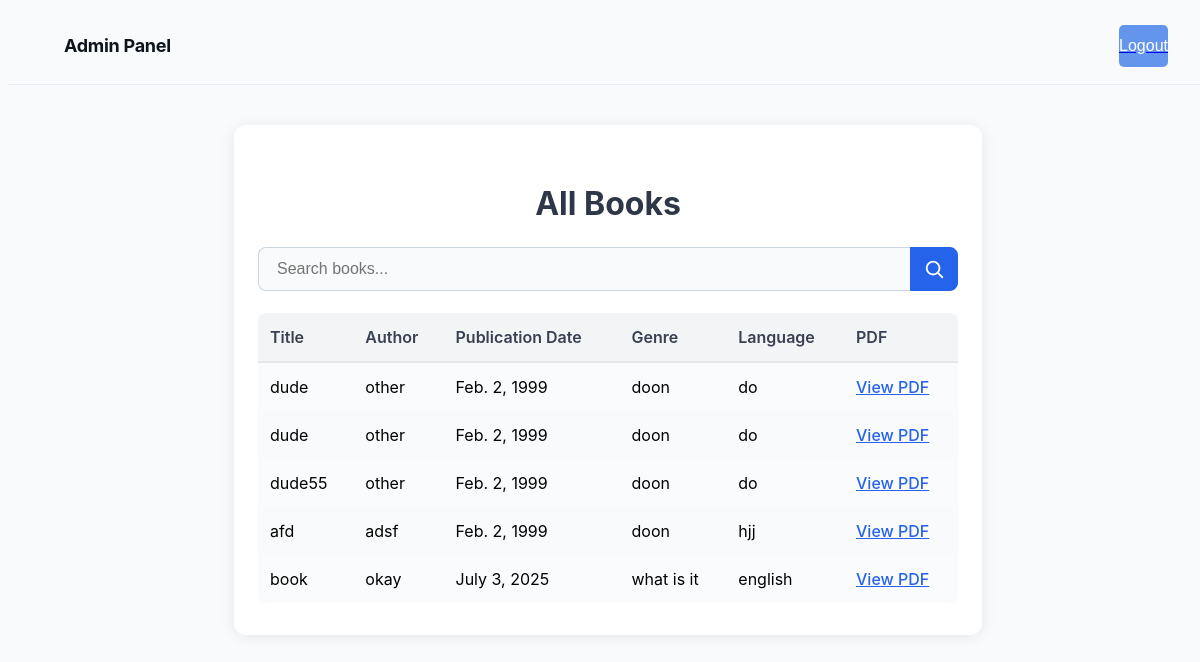
/display_books/ (signed in), run on an earlier commit of the app's database.
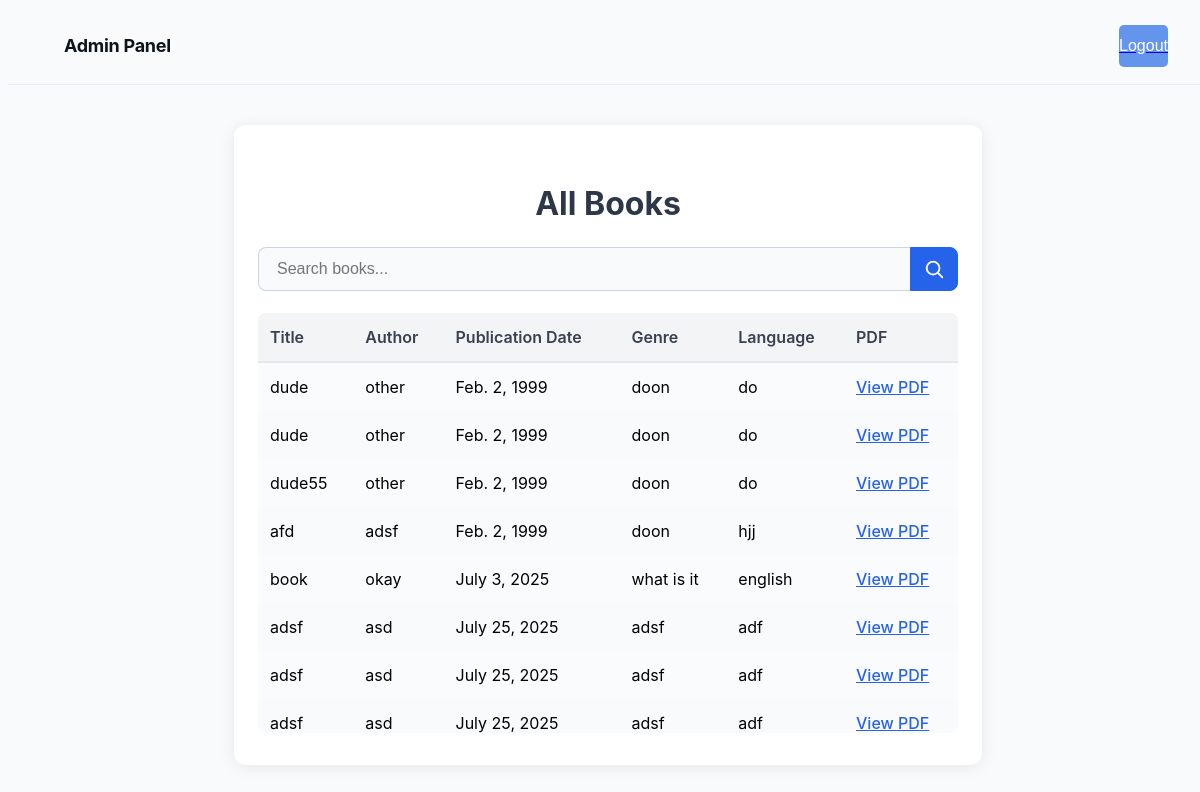
And on a later commit of the database.
### custom_admin/models.py (models this page shows, shortened)
class Book(models.Model):
    title = models.CharField(max_length=200)
    author = models.CharField(max_length=100)
    publication_date = models.DateField()
    isbn = models.CharField(max_length=13, unique=True)
    genre = models.CharField(max_length=50)
    language = models.CharField(max_length=50)
    pdf_file = models.FileField(upload_to='books/pdfs/', null=True, blank=True)

### custom_admin/views.py (the view, shortened to what this page needs)
# urls.py: path('display_books/', views.display_books, name='display_books'),
@admin_required
def display_books(request):
    search_query = request.GET.get('q', '').strip()
    books = Book.objects.all()
    return render(request, 'custom_admin/display_books.html', {'books': books, 'search_query': search_query})

### custom_admin/views.py (called while the page is built)
def admin_required(view_func):
    @wraps(view_func)
    def _wrapped_view(request, *args, **kwargs):
        if request.user.is_authenticated and (request.user.is_staff or request.user.is_superuser):
            return view_func(request, *args, **kwargs)
        else:
            return HttpResponseForbidden("You do not have permission to access this page.")
    return _wrapped_view

### custom_admin/templates/custom_admin/display_books.html (shortened to what this page needs)
{% extends 'custom_admin/admin_panel.html' %}
{% block content %}
<div class="book-list-section">
    <h2>All Books</h2>
    <div class="book-list-flex">
        <form class="search-bar" method="get" action="">
            <input type="text" name="q" placeholder="Search books..." value="{{ search_query|default:'' }}" />
            <button type="submit" aria-label="Search">
                <svg viewBox="0 0 24 24"><circle cx="11" cy="11" r="7" stroke="white" stroke-width="2" fill="none"/><line x1="16.5" y1="16.5" x2="21" y2="21" stroke="white" stroke-width="2" stroke-linecap="round"/></svg>
            </button>
        </form>
        <div class="table-scroll-container">
            <table class="modern-table">
                <thead>
                    <tr>
                        <th>Title</th>
                        <th>Author</th>
                        <th>Publication Date</th>
                        <th>Genre</th>
                        <th>Language</th>
                        <th>PDF</th>
                    </tr>
                </thead>
                <tbody>
                {% for book in books %}
                    <tr>
                        <td>{{ book.title }}</td>
                        <td>{{ book.author }}</td>
                        <td>{{ book.publication_date }}</td>
                        <td>{{ book.genre }}</td>
                        <td>{{ book.language }}</td>
                        <td>
                            {% if book.pdf_file %}
                                <a href="{{ book.pdf_file.url }}" target="_blank">View PDF</a>
                            {% else %}
                                <span style="color:#b91c1c;">N/A</span>
                            {% endif %}
                        </td>
                    </tr>
                {% empty %}
                    <tr><td colspan="6" style="text-align:center; color:#6b7280;">No books found.</td></tr>
                {% endfor %}
                </tbody>
            </table>
        </div>
    </div>
</div>
{% endblock %}

What changed in the data, as far as the page shows it:
added Book: title "adsf", author "asd", publication_date "July 25, 2025", genre "adsf", language "adf"
added Book: title "adsf", author "asd", publication_date "July 25, 2025", genre "adsf", language "adf"
added Book: title "adsf", author "asd", publication_date "July 25, 2025", genre "adsf", language "adf"
